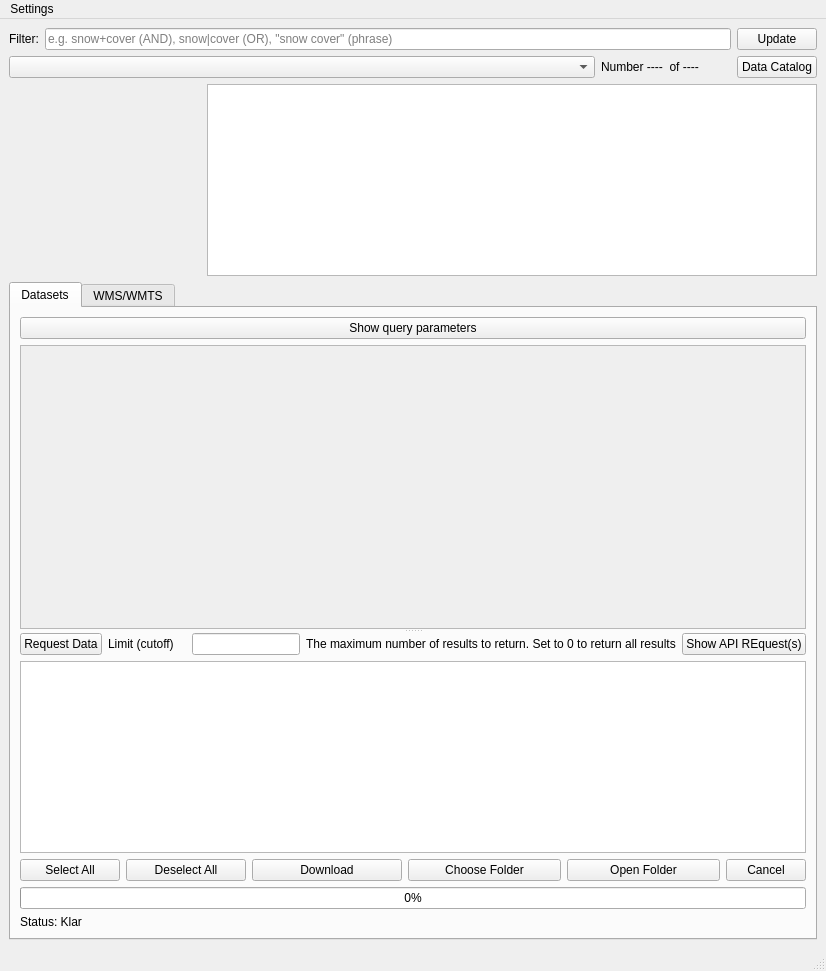
<?xml version="1.0" encoding="UTF-8"?>
<ui version="4.0">
 <class>UIForm</class>
 <widget class="QMainWindow" name="UIForm">
  <property name="geometry">
   <rect>
    <x>0</x>
    <y>0</y>
    <width>826</width>
    <height>971</height>
   </rect>
  </property>
  <widget class="QWidget" name="centralwidget">
   <layout class="QVBoxLayout" name="verticalLayout">
    <item>
     <layout class="QHBoxLayout" name="filterLayout">
      <item>
       <widget class="QLabel" name="lblFilter">
        <property name="text">
         <string>Filter:</string>
        </property>
       </widget>
      </item>
      <item>
       <widget class="QLineEdit" name="txtFilter">
        <property name="placeholderText">
         <string>e.g. snow+cover (AND), snow|cover (OR), &quot;snow cover&quot; (phrase)</string>
        </property>
       </widget>
      </item>
      <item>
       <widget class="QPushButton" name="load_datasetsButton">
        <property name="text">
         <string>Update</string>
        </property>
       </widget>
      </item>
     </layout>
    </item>
    <item>
     <layout class="QHBoxLayout" name="datasetLayout">
      <item>
       <widget class="QComboBox" name="datasetComboBox"/>
      </item>
      <item>
       <widget class="QLabel" name="labelCount">
        <property name="maximumSize">
         <size>
          <width>130</width>
          <height>16777215</height>
         </size>
        </property>
        <property name="text">
         <string>Number ----  of ---- </string>
        </property>
       </widget>
      </item>
      <item>
       <widget class="QPushButton" name="dataCatalogButton">
        <property name="sizePolicy">
         <sizepolicy hsizetype="Fixed" vsizetype="Fixed">
          <horstretch>0</horstretch>
          <verstretch>0</verstretch>
         </sizepolicy>
        </property>
        <property name="text">
         <string>Data Catalog</string>
        </property>
       </widget>
      </item>
     </layout>
    </item>
    <item>
     <layout class="QHBoxLayout" name="dataset_layout">
      <item>
       <widget class="QLabel" name="imageLabel">
        <property name="minimumSize">
         <size>
          <width>192</width>
          <height>192</height>
         </size>
        </property>
        <property name="maximumSize">
         <size>
          <width>192</width>
          <height>192</height>
         </size>
        </property>
        <property name="scaledContents">
         <bool>true</bool>
        </property>
       </widget>
      </item>
      <item>
       <widget class="QTextEdit" name="datasetDetails">
        <property name="sizePolicy">
         <sizepolicy hsizetype="Expanding" vsizetype="Fixed">
          <horstretch>0</horstretch>
          <verstretch>0</verstretch>
         </sizepolicy>
        </property>
       </widget>
      </item>
     </layout>
    </item>
    <item>
     <widget class="QTabWidget" name="tabWidget">
      <property name="currentIndex">
       <number>0</number>
      </property>
      <widget class="QWidget" name="tab1">
       <attribute name="title">
        <string>Datasets</string>
       </attribute>
       <layout class="QVBoxLayout" name="tab1Layout">
        <item>
         <layout class="QHBoxLayout" name="queryButtonLayout">
          <item>
           <widget class="QPushButton" name="viewQueryButton">
            <property name="text">
             <string>Show query parameters</string>
            </property>
           </widget>
          </item>
         </layout>
        </item>
        <item>
         <widget class="QSplitter" name="splitterQueryForm">
          <property name="orientation">
           <enum>Qt::Vertical</enum>
          </property>
          <widget class="QScrollArea" name="scrollArea">
           <property name="sizePolicy">
            <sizepolicy hsizetype="Expanding" vsizetype="Expanding">
             <horstretch>0</horstretch>
             <verstretch>30</verstretch>
            </sizepolicy>
           </property>
           <property name="minimumSize">
            <size>
             <width>0</width>
             <height>0</height>
            </size>
           </property>
           <property name="baseSize">
            <size>
             <width>0</width>
             <height>0</height>
            </size>
           </property>
           <property name="widgetResizable">
            <bool>true</bool>
           </property>
           <widget class="QWidget" name="scrollWidget">
            <property name="geometry">
             <rect>
              <x>0</x>
              <y>0</y>
              <width>782</width>
              <height>252</height>
             </rect>
            </property>
            <layout class="QVBoxLayout" name="formLayout"/>
           </widget>
          </widget>
          <widget class="QWidget" name="searchControlsWrapper">
           <layout class="QVBoxLayout">
            <item>
             <layout class="QHBoxLayout">
              <item>
               <widget class="QPushButton" name="requestDataButton">
                <property name="text">
                 <string>Request Data</string>
                </property>
               </widget>
              </item>
              <item>
               <widget class="QLabel" name="labelLimit">
                <property name="text">
                 <string>Limit (cutoff)</string>
                </property>
               </widget>
              </item>
              <item>
               <widget class="QLineEdit" name="limitLineEdit">
                <property name="sizePolicy">
                 <sizepolicy hsizetype="Fixed" vsizetype="Fixed">
                  <horstretch>0</horstretch>
                  <verstretch>0</verstretch>
                 </sizepolicy>
                </property>
               </widget>
              </item>
              <item>
               <widget class="QLabel" name="labelDescription">
                <property name="text">
                 <string>The maximum number of results to return. Set to 0 to return all results</string>
                </property>
               </widget>
              </item>
              <item>
               <widget class="QPushButton" name="showRequestButton">
                <property name="text">
                 <string>Show API REquest(s)</string>
                </property>
               </widget>
              </item>
             </layout>
            </item>
            <item>
             <widget class="QListWidget" name="fileListWidget">
              <property name="selectionMode">
               <enum>QAbstractItemView::MultiSelection</enum>
              </property>
             </widget>
            </item>
            <item>
             <layout class="QHBoxLayout" name="buttonLayout">
              <item>
               <widget class="QPushButton" name="selectAllButton">
                <property name="minimumSize">
                 <size>
                  <width>100</width>
                  <height>0</height>
                 </size>
                </property>
                <property name="maximumSize">
                 <size>
                  <width>100</width>
                  <height>16777215</height>
                 </size>
                </property>
                <property name="text">
                 <string>Select All</string>
                </property>
               </widget>
              </item>
              <item>
               <widget class="QPushButton" name="clearAllButton">
                <property name="minimumSize">
                 <size>
                  <width>120</width>
                  <height>0</height>
                 </size>
                </property>
                <property name="maximumSize">
                 <size>
                  <width>120</width>
                  <height>16777215</height>
                 </size>
                </property>
                <property name="text">
                 <string>Deselect All</string>
                </property>
               </widget>
              </item>
              <item>
               <widget class="QPushButton" name="downloadButton">
                <property name="sizePolicy">
                 <sizepolicy hsizetype="Expanding" vsizetype="Preferred">
                  <horstretch>1</horstretch>
                  <verstretch>0</verstretch>
                 </sizepolicy>
                </property>
                <property name="maximumSize">
                 <size>
                  <width>150</width>
                  <height>16777215</height>
                 </size>
                </property>
                <property name="text">
                 <string>Download</string>
                </property>
               </widget>
              </item>
              <item>
               <widget class="QPushButton" name="btn_download_location">
                <property name="maximumSize">
                 <size>
                  <width>175</width>
                  <height>16777215</height>
                 </size>
                </property>
                <property name="text">
                 <string>Choose Folder</string>
                </property>
               </widget>
              </item>
              <item>
               <widget class="QPushButton" name="btn_open_file_location">
                <property name="maximumSize">
                 <size>
                  <width>175</width>
                  <height>16777215</height>
                 </size>
                </property>
                <property name="text">
                 <string>Open Folder</string>
                </property>
               </widget>
              </item>
              <item>
               <widget class="QPushButton" name="cancelButton">
                <property name="maximumSize">
                 <size>
                  <width>80</width>
                  <height>16777215</height>
                 </size>
                </property>
                <property name="text">
                 <string>Cancel</string>
                </property>
               </widget>
              </item>
             </layout>
            </item>
            <item>
             <widget class="QProgressBar" name="progressBar">
              <property name="minimum">
               <number>0</number>
              </property>
              <property name="maximum">
               <number>100</number>
              </property>
              <property name="value">
               <number>0</number>
              </property>
              <property name="textVisible">
               <bool>true</bool>
              </property>
             </widget>
            </item>
            <item>
             <widget class="QLabel" name="statusLabel">
              <property name="text">
               <string>Status: Klar</string>
              </property>
             </widget>
            </item>
           </layout>
          </widget>
         </widget>
        </item>
       </layout>
      </widget>
      <widget class="QWidget" name="tab2">
       <attribute name="title">
        <string>WMS/WMTS</string>
       </attribute>
       <layout class="QVBoxLayout" name="tab2Layout">
        <item>
         <layout class="QHBoxLayout" name="layerSelectionLayout">
          <item>
           <layout class="QVBoxLayout" name="comboBoxLayout">
            <item>
             <layout class="QHBoxLayout">
              <item>
               <widget class="QLabel" name="labelSearchWMS">
                <property name="text">
                 <string>Filter layers (highlight in text)</string>
                </property>
               </widget>
              </item>
              <item>
               <widget class="QLineEdit" name="txtSearchWMS"/>
              </item>
             </layout>
            </item>
            <item>
             <widget class="QSplitter" name="splitterWMS">
              <property name="orientation">
               <enum>Qt::Vertical</enum>
              </property>
              <widget class="QTreeView" name="treeViewWMS"/>
              <widget class="QPlainTextEdit" name="txt_info">
               <property name="readOnly">
                <bool>true</bool>
               </property>
              </widget>
             </widget>
            </item>
           </layout>
          </item>
         </layout>
        </item>
        <item>
         <widget class="QPushButton" name="addToLayersButton">
          <property name="text">
           <string>Add to Layers</string>
          </property>
         </widget>
        </item>
       </layout>
      </widget>
     </widget>
    </item>
   </layout>
  </widget>
  <widget class="QMenuBar" name="menuBar">
   <property name="geometry">
    <rect>
     <x>0</x>
     <y>0</y>
     <width>826</width>
     <height>21</height>
    </rect>
   </property>
   <widget class="QMenu" name="menuSettings">
    <property name="title">
     <string>Settings</string>
    </property>
    <addaction name="actionUser"/>
    <addaction name="actionTerms"/>
    <addaction name="actionPaths"/>
    <addaction name="actionLimit"/>
   </widget>
   <addaction name="menuSettings"/>
  </widget>
  <widget class="QStatusBar" name="statusBar"/>
  <action name="actionUser">
   <property name="text">
    <string>User</string>
   </property>
  </action>
  <action name="actionTerms">
   <property name="text">
    <string>Terms and Conditions</string>
   </property>
  </action>
  <action name="actionPaths">
   <property name="text">
    <string>Paths</string>
   </property>
  </action>
  <action name="actionLimit">
   <property name="text">
    <string>Set limit in search</string>
   </property>
  </action>
 </widget>
 <resources/>
 <connections/>
</ui>
